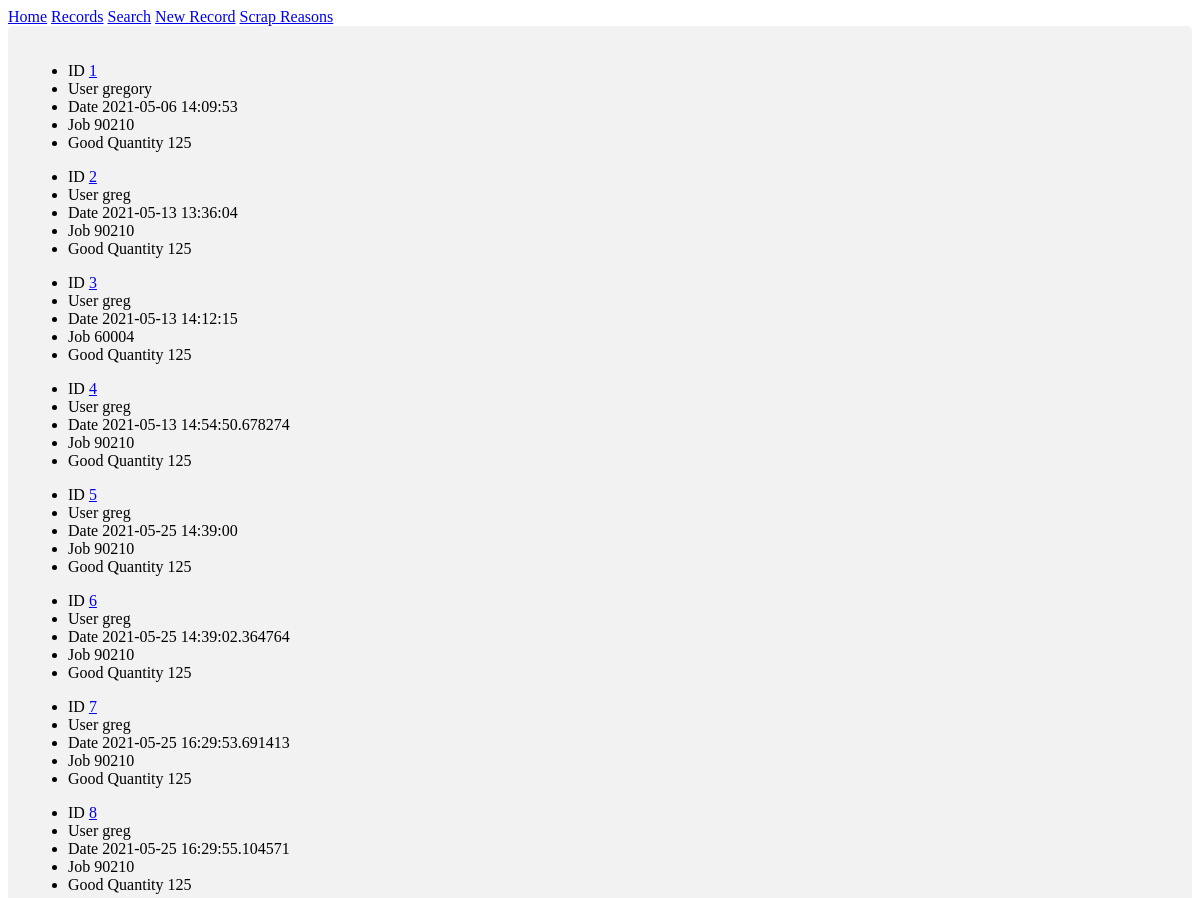
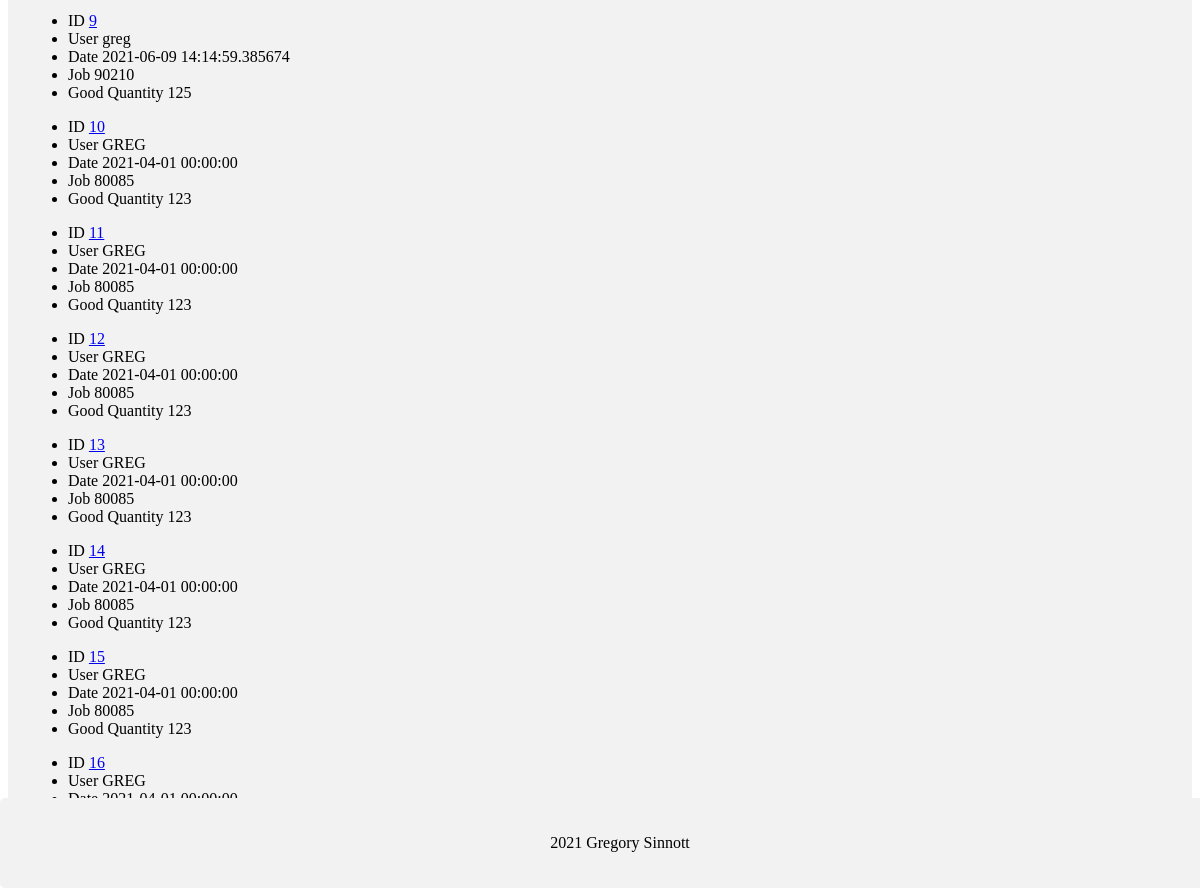
Page /records on the committed database (2 pictures, top to bottom).
### app/models.py (models this page shows, shortened)
class Record(db.Model):
    __tablename__ = "sort-data"
    id = db.Column(db.Integer, primary_key=True)
    Employee = db.Column(db.String(64), index=False, unique=False, nullable=False)
    StartTime = db.Column(db.DateTime, index=False, unique=False, nullable=False)
    TableNumber = db.Column(db.Integer, nullable=False)
    Job = db.Column(db.Integer, nullable=False)
    Part = db.Column(db.Integer, nullable=False)
    Operation = db.Column(db.Integer, nullable=False)
    CastDate = db.Column(db.DateTime, nullable=False)
    CastShift = db.Column(db.Integer, nullable=False)
    GoodQuantity = db.Column(db.Integer, index=False, unique=False, nullable=False)
    Assembly = db.Column(db.Integer, nullable=True)
    AutoSort = db.Column(db.Integer, nullable=True)
    BadThreads = db.Column(db.Integer, nullable=True)
    Bent = db.Column(db.Integer, nullable=True)
    Blisters = db.Column(db.Integer, nullable=True)
    BrokenCore = db.Column(db.Integer, nullable=True)
    Buffing = db.Column(db.Integer, nullable=True)
    Contamination = db.Column(db.Integer, nullable=True)
    DamagedDie = db.Column(db.Integer, nullable=True)
    Debris = db.Column(db.Integer, nullable=True)
    Dimensional = db.Column(db.Integer, nullable=True)
    Flash = db.Column(db.Integer, nullable=True)
    GateVestige = db.Column(db.Integer, nullable=True)
    HeatSinks = db.Column(db.Integer, nullable=True)
    EjectorPinLength = db.Column(db.Integer, nullable=True)
    Lamination = db.Column(db.Integer, nullable=True)
    LeakTest = db.Column(db.Integer, nullable=True)
    MixedParts = db.Column(db.Integer, nullable=True)
    Other = db.Column(db.Integer, nullable=True)
    PartDamage = db.Column(db.Integer, nullable=True)
    PartsNotTapped = db.Column(db.Integer, nullable=True)
    PartsOnGates = db.Column(db.Integer, nullable=True)
    Plating = db.Column(db.Integer, nullable=True)
    PoorFill = db.Column(db.Integer, nullable=True)
    Porosity = db.Column(db.Integer, nullable=True)
    Skiving = db.Column(db.Integer, nullable=True)
    Soldering = db.Column(db.Integer, nullable=True)
    StartUp = db.Column(db.Integer, nullable=True)
    SurfaceFinish = db.Column(db.Integer, nullable=True)
    TrimDamage = db.Column(db.Integer, nullable=True)
    Weight = db.Column(db.Integer, nullable=True)
    WrongPart = db.Column(db.Integer, nullable=True)
    EndTime = db.Column(db.DateTime, nullable=True)
    Rework = db.Column(db.Integer, nullable=True)
    NIT = db.Column(db.Integer, nullable=True)

### app/routes.py (the view)
@app.route("/records", methods=['GET', 'POST'])
def records():
    dateCriteria = request.args.get('date') #Date sent in args, should add other search criteria
    partCriteria = request.args.get('part')
    jobCriteria = request.args.get('job')
    if not partCriteria:
        partCriteria = ""
    if not dateCriteria:
        dateCriteria = "2021" # If no date arg use 2021, should maybe only show active???
    if not jobCriteria:
        jobCriteria = ""
    records = Record.query.filter(
            Record.StartTime.startswith(dateCriteria),
            Record.Part.startswith(partCriteria),
            Record.Job.startswith(jobCriteria)).limit(20).all()
    exportRecords = Record.query.filter(
            Record.StartTime.startswith(dateCriteria),
            Record.Part.startswith(partCriteria),
            Record.Job.startswith(jobCriteria)).all()
    filename = str(dt.now().strftime("%Y%m%d%H%M%S")) + ".csv"
    w_file = open(filename, 'a')
    writer = csv.DictWriter(w_file, fieldnames=Record.__table__.columns.keys())
    writer.writeheader()
    for row in exportRecords:
        print(row.__dict__)
        rowdict = row.__dict__
        rowdict.pop('_sa_instance_state', None)
        writer.writerow(rowdict)
    w_file.close()
    return render_template(
        'records.html',
        records=records
    )

### app/templates/records.html
{% extends "layout.html" %}
{% block content %}
<div class="container">
    {% for record in records %}
    <ul id=record.Employee>
        <li>
            <span class="field-name">ID</span>
            <a href="/edit_record/{{ record.id }}"> {{ record.id }}</a>
        </li>
        <li>
            <span class="field-name">User</span>
            <span class="field-value">{{ record.Employee }}</span>
        </li>
        <li>
            <span class="field-name">Date</span>
            <span class="field-value">{{ record.StartTime }}</span>
        </li>
        <li>
            <span class="field-name">Job</span>
            <span class="field-value">{{ record.Job }}</span>
        </li>
        <li>
            <span class="field-name">Good Quantity</span>
            <span class="field-value">{{ record.GoodQuantity }}</span>
        </li>
    </ul>
    {% endfor %}
</div>
{% endblock %}

### app/templates/layout.html (shortened to what this page needs)
<!doctype html>
<html>
  <head>
  </head>
  <body>
    {% include 'navigation.html' %}
    {% block content %}{% endblock %}
    {% include 'footer.html' %}
  </body>
</html>

### app/templates/navigation.html
<header>
    <nav>
     <a href="/">Home</a>
     <a href="/records">Records</a>
     <a href="/search">Search</a>
     <a href="/newrecord">New Record</a>
     <a href="/scrapreasons"> Scrap Reasons</a>
   </nav>
 </header>

### app/templates/footer.html (shortened to what this page needs)
<footer>
    <div class="footer">
        <p>2021 Gregory Sinnott</p>
    </div>
</footer>

### app/static/css/main.css (style rules this page uses)
div { border-radius: 5px; background-color: #f2f2f2; padding: 20px; }

### app/templates/footer.html (style rules this page uses)
.footer { position: fixed; left: 0; bottom: 0; width: 100%; text-align: center; }

### rows in the picture
Record: id "1", Employee "gregory", StartTime "2021-05-06 14:09:53", Job "90210", GoodQuantity "125"
Record: id "2", Employee "greg", StartTime "2021-05-13 13:36:04", Job "90210", GoodQuantity "125"
Record: id "3", Employee "greg", StartTime "2021-05-13 14:12:15", Job "60004", GoodQuantity "125"
Record: id "4", Employee "greg", StartTime "2021-05-13 14:54:50.678274", Job "90210", GoodQuantity "125"
Record: id "5", Employee "greg", StartTime "2021-05-25 14:39:00", Job "90210", GoodQuantity "125"
Record: id "6", Employee "greg", StartTime "2021-05-25 14:39:02.364764", Job "90210", GoodQuantity "125"
Record: id "7", Employee "greg", StartTime "2021-05-25 16:29:53.691413", Job "90210", GoodQuantity "125"
Record: id "8", Employee "greg", StartTime "2021-05-25 16:29:55.104571", Job "90210", GoodQuantity "125"
Record: id "9", Employee "greg", StartTime "2021-06-09 14:14:59.385674", Job "90210", GoodQuantity "125"
Record: id "10", Employee "GREG", StartTime "2021-04-01 00:00:00", Job "80085", GoodQuantity "123"
Record: id "11", Employee "GREG", StartTime "2021-04-01 00:00:00", Job "80085", GoodQuantity "123"
Record: id "12", Employee "GREG", StartTime "2021-04-01 00:00:00", Job "80085", GoodQuantity "123"
Record: id "13", Employee "GREG", StartTime "2021-04-01 00:00:00", Job "80085", GoodQuantity "123"
Record: id "14", Employee "GREG", StartTime "2021-04-01 00:00:00", Job "80085", GoodQuantity "123"
Record: id "15", Employee "GREG", StartTime "2021-04-01 00:00:00", Job "80085", GoodQuantity "123"
Record: id "16", Employee "GREG"
